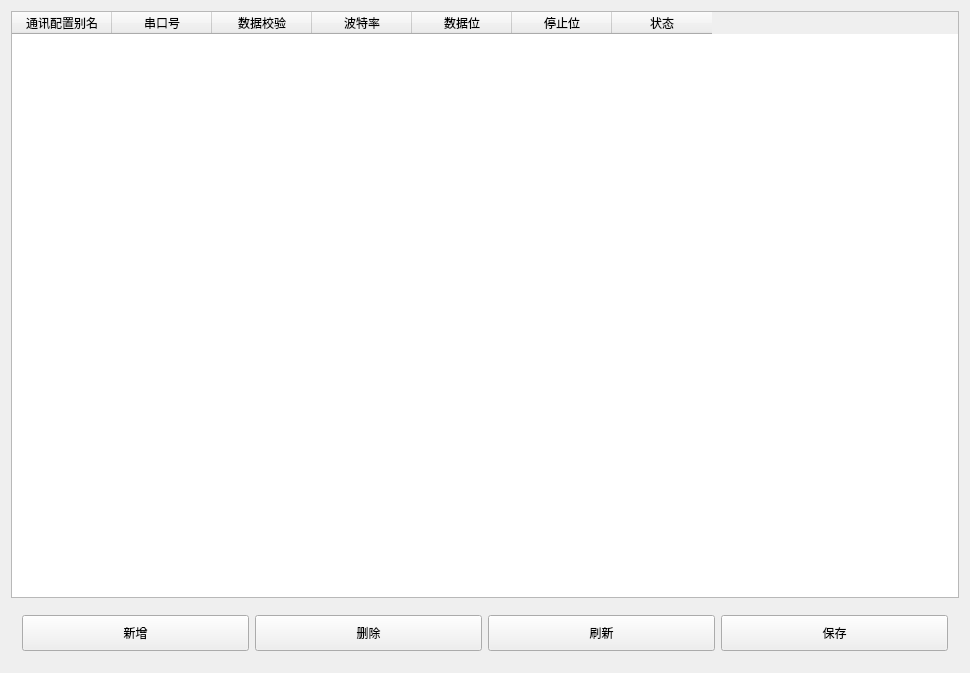
<?xml version="1.0" encoding="UTF-8"?>
<ui version="4.0">
 <class>CommunicateConfigView</class>
 <widget class="QWidget" name="CommunicateConfigView">
  <property name="geometry">
   <rect>
    <x>0</x>
    <y>0</y>
    <width>970</width>
    <height>673</height>
   </rect>
  </property>
  <property name="windowTitle">
   <string>HardWareConfigView</string>
  </property>
  <layout class="QGridLayout" name="gridLayout">
   <item row="0" column="0">
    <widget class="QTableWidget" name="tableWidget">
     <column>
      <property name="text">
       <string>通讯配置别名</string>
      </property>
     </column>
     <column>
      <property name="text">
       <string>串口号</string>
      </property>
     </column>
     <column>
      <property name="text">
       <string>数据校验</string>
      </property>
     </column>
     <column>
      <property name="text">
       <string>波特率</string>
      </property>
     </column>
     <column>
      <property name="text">
       <string>数据位</string>
      </property>
     </column>
     <column>
      <property name="text">
       <string>停止位</string>
      </property>
     </column>
     <column>
      <property name="text">
       <string>状态</string>
      </property>
     </column>
    </widget>
   </item>
   <item row="1" column="0">
    <widget class="QWidget" name="widget" native="true">
     <property name="minimumSize">
      <size>
       <width>0</width>
       <height>0</height>
      </size>
     </property>
     <layout class="QHBoxLayout" name="horizontalLayout_3">
      <item>
       <widget class="QPushButton" name="addBtn">
        <property name="sizePolicy">
         <sizepolicy hsizetype="Preferred" vsizetype="Preferred">
          <horstretch>0</horstretch>
          <verstretch>0</verstretch>
         </sizepolicy>
        </property>
        <property name="minimumSize">
         <size>
          <width>0</width>
          <height>36</height>
         </size>
        </property>
        <property name="text">
         <string>新增</string>
        </property>
       </widget>
      </item>
      <item>
       <widget class="QPushButton" name="deleteBtn">
        <property name="sizePolicy">
         <sizepolicy hsizetype="Preferred" vsizetype="Preferred">
          <horstretch>0</horstretch>
          <verstretch>0</verstretch>
         </sizepolicy>
        </property>
        <property name="minimumSize">
         <size>
          <width>0</width>
          <height>36</height>
         </size>
        </property>
        <property name="text">
         <string>删除</string>
        </property>
       </widget>
      </item>
      <item>
       <widget class="QPushButton" name="updateBtn">
        <property name="sizePolicy">
         <sizepolicy hsizetype="Preferred" vsizetype="Preferred">
          <horstretch>0</horstretch>
          <verstretch>0</verstretch>
         </sizepolicy>
        </property>
        <property name="minimumSize">
         <size>
          <width>0</width>
          <height>36</height>
         </size>
        </property>
        <property name="text">
         <string>刷新</string>
        </property>
       </widget>
      </item>
      <item>
       <widget class="QPushButton" name="saveBtn">
        <property name="sizePolicy">
         <sizepolicy hsizetype="Preferred" vsizetype="Preferred">
          <horstretch>0</horstretch>
          <verstretch>0</verstretch>
         </sizepolicy>
        </property>
        <property name="minimumSize">
         <size>
          <width>0</width>
          <height>36</height>
         </size>
        </property>
        <property name="text">
         <string>保存</string>
        </property>
       </widget>
      </item>
     </layout>
    </widget>
   </item>
  </layout>
 </widget>
 <layoutdefault spacing="6" margin="11"/>
 <resources/>
 <connections/>
</ui>
